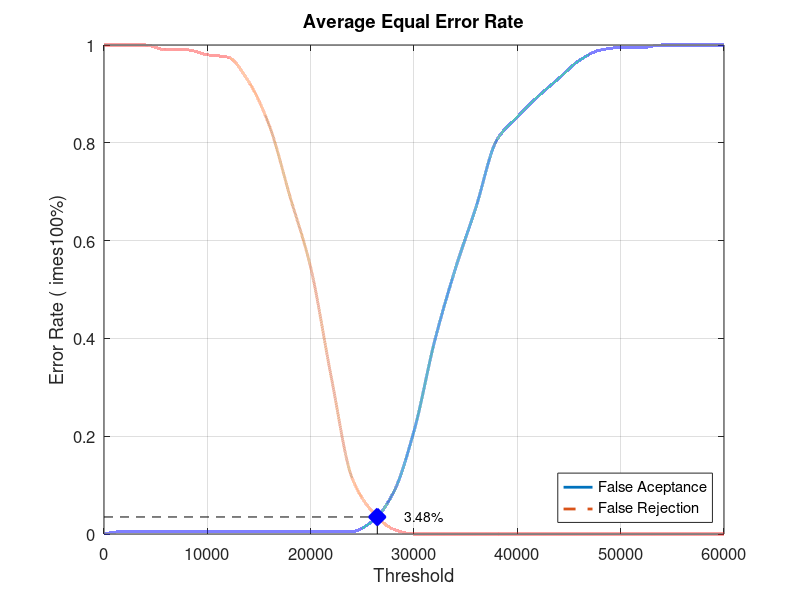
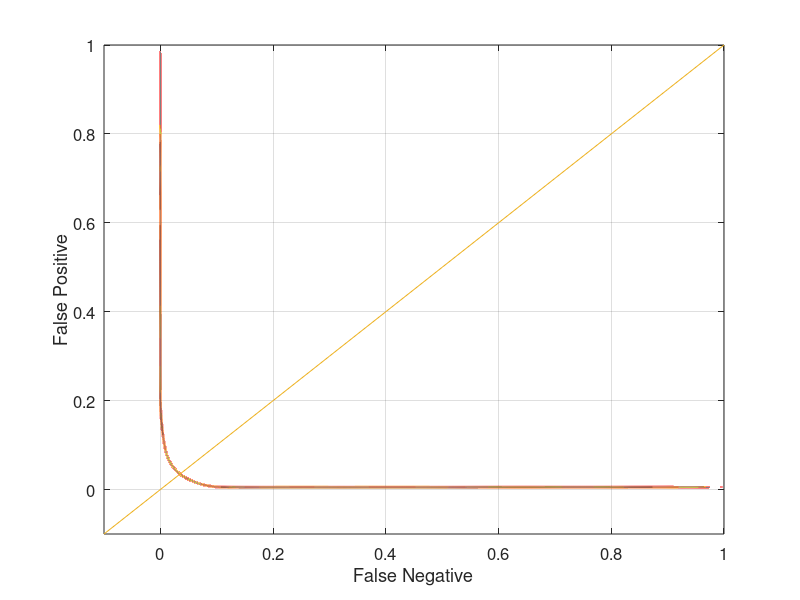

Write the MATLAB code that produced these figures, in order.
close all;
clear;
clc;
x = 0:2000:60000;
xq = 0:0.5:60000;

y0 = [0 0.00526316 0.00526316 0.00526316 0.00526316 0.00526316 0.00526316 0.00526316 0.00526316 0.00526316 0.00526316 0.00526316 0.00526316 0.0263158 0.0842105 0.210526 0.394737 0.542105 0.668421 0.805263 0.852632 0.894737 0.931579 0.968421 0.989474 0.994737 0.994737 1 1 1 1]
yy0 = interp1(x, y0, xq, 'pchip');
y1 = [1 1 1 0.99 0.99 0.98 0.975 0.925 0.835 0.69 0.545 0.32 0.115 0.045 0.01 0 0 0 0 0 0 0 0 0 0 0 0 0 0 0 0]
yy1 = interp1(x, y1, xq, 'pchip');

% Calculating EER: 
y2 = abs(y0 - y1);
find(y2 == min(y2))
yy2 = abs(yy0 - yy1);
xEER = find(yy2 == min(yy2));
xEERIndex = xq(xEER) % X-axis EER
yEER = yy0(xEER) % Y-axis EER

main = figure
plot(xq, yy0,'-','LineWidth', 2);	hold on
plot(xq, yy1,'--','LineWidth', 2);	hold on
plot([xEERIndex xEERIndex], [0 yEER], 'k--');	hold on
plot([0 xEERIndex], [yEER yEER], 'k--');	hold on
plot(xEERIndex, yEER, 'bx', 'LineWidth', 10);	hold on
text(xEERIndex + 10 * xEERIndex / 100, yEER, [num2str(round((10000 * yEER)) / 100) '%'])
legend('False Aceptance', 'False Rejection', 'Location', 'SouthEast')
xlabel('Threshold')
ylabel('Error Rate (	imes100%)')
title('Average Equal Error Rate')
set(gca, 'FontSize', 12)
axis([0 60000 0 1])
grid on

print(main, 'Database4_3Main', '-dpng');
FNRxFPR = figure('Color', [1 1 1]);
plot(yy1, yy0, '-', yy1, yy0, 'LineWidth', 2);
hold on
y = -0.1:0.1:1
plot(y, y); 
set(gca, 'FontSize', 12)
xlabel('False Negative')
ylabel('False Positive')
axis([-0.1 1 -0.1 1])
set(gca, 'FontSize', 12)
grid on

print(FNRxFPR, 'Database4_3FNRxFPR','-dpng');
